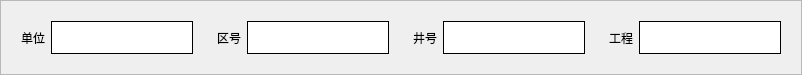
                <widget class="QFrame" name="frame_155">
                 <property name="maximumSize">
                  <size>
                   <width>16777215</width>
                   <height>75</height>
                  </size>
                 </property>
                 <property name="styleSheet">
                  <string notr="true">font: 12pt &quot;黑体&quot;;</string>
                 </property>
                 <property name="frameShape">
                  <enum>QFrame::StyledPanel</enum>
                 </property>
                 <property name="frameShadow">
                  <enum>QFrame::Raised</enum>
                 </property>
                 <layout class="QHBoxLayout" name="horizontalLayout_172">
                  <item>
                   <widget class="QFrame" name="frame_182">
                    <property name="styleSheet">
                     <string notr="true">border:0px</string>
                    </property>
                    <property name="frameShape">
                     <enum>QFrame::StyledPanel</enum>
                    </property>
                    <property name="frameShadow">
                     <enum>QFrame::Raised</enum>
                    </property>
                    <layout class="QHBoxLayout" name="horizontalLayout_166">
                     <item>
                      <widget class="QLabel" name="label_222">
                       <property name="text">
                        <string>单位</string>
                       </property>
                      </widget>
                     </item>
                     <item>
                      <widget class="QLineEdit" name="lineEdit_Project_inform1">
                       <property name="sizePolicy">
                        <sizepolicy hsizetype="Expanding" vsizetype="Expanding">
                         <horstretch>0</horstretch>
                         <verstretch>0</verstretch>
                        </sizepolicy>
                       </property>
                       <property name="font">
                        <font>
                         <family>宋体</family>
                         <pointsize>12</pointsize>
                         <weight>9</weight>
                         <italic>false</italic>
                         <bold>false</bold>
                        </font>
                       </property>
                       <property name="styleSheet">
                        <string notr="true">font: 75 12pt &quot;宋体&quot;;
border-bottom: 1px solid rgb(0,0,0);

border:1px inset;
background-color: rgb(255, 255, 255);</string>
                       </property>
                       <property name="text">
                        <string/>
                       </property>
                       <property name="readOnly">
                        <bool>true</bool>
                       </property>
                      </widget>
                     </item>
                    </layout>
                   </widget>
                  </item>
                  <item>
                   <widget class="QFrame" name="frame_183">
                    <property name="styleSheet">
                     <string notr="true">border:0px</string>
                    </property>
                    <property name="frameShape">
                     <enum>QFrame::StyledPanel</enum>
                    </property>
                    <property name="frameShadow">
                     <enum>QFrame::Raised</enum>
                    </property>
                    <layout class="QHBoxLayout" name="horizontalLayout_167">
                     <item>
                      <widget class="QLabel" name="label_223">
                       <property name="text">
                        <string>区号</string>
                       </property>
                      </widget>
                     </item>
                     <item>
                      <widget class="QLineEdit" name="lineEdit_Project_inform2">
                       <property name="sizePolicy">
                        <sizepolicy hsizetype="Expanding" vsizetype="Expanding">
                         <horstretch>0</horstretch>
                         <verstretch>0</verstretch>
                        </sizepolicy>
                       </property>
                       <property name="font">
                        <font>
                         <family>宋体</family>
                         <pointsize>12</pointsize>
                         <weight>9</weight>
                         <italic>false</italic>
                         <bold>false</bold>
                        </font>
                       </property>
                       <property name="styleSheet">
                        <string notr="true">font: 75 12pt &quot;宋体&quot;;
border-bottom: 1px solid rgb(0,0,0);

border:1px inset;
background-color: rgb(255, 255, 255);</string>
                       </property>
                       <property name="text">
                        <string/>
                       </property>
                       <property name="readOnly">
                        <bool>true</bool>
                       </property>
                      </widget>
                     </item>
                    </layout>
                   </widget>
                  </item>
                  <item>
                   <widget class="QFrame" name="frame_184">
                    <property name="styleSheet">
                     <string notr="true">border:0px</string>
                    </property>
                    <property name="frameShape">
                     <enum>QFrame::StyledPanel</enum>
                    </property>
                    <property name="frameShadow">
                     <enum>QFrame::Raised</enum>
                    </property>
                    <layout class="QHBoxLayout" name="horizontalLayout_170">
                     <item>
                      <widget class="QLabel" name="label_226">
                       <property name="text">
                        <string>井号</string>
                       </property>
                      </widget>
                     </item>
                     <item>
                      <widget class="QLineEdit" name="lineEdit_Project_inform3">
                       <property name="sizePolicy">
                        <sizepolicy hsizetype="Expanding" vsizetype="Expanding">
                         <horstretch>0</horstretch>
                         <verstretch>0</verstretch>
                        </sizepolicy>
                       </property>
                       <property name="font">
                        <font>
                         <family>宋体</family>
                         <pointsize>12</pointsize>
                         <weight>9</weight>
                         <italic>false</italic>
                         <bold>false</bold>
                        </font>
                       </property>
                       <property name="styleSheet">
                        <string notr="true">font: 75 12pt &quot;宋体&quot;;
border-bottom: 1px solid rgb(0,0,0);

border:1px inset;
background-color: rgb(255, 255, 255);</string>
                       </property>
                       <property name="text">
                        <string/>
                       </property>
                       <property name="readOnly">
                        <bool>true</bool>
                       </property>
                      </widget>
                     </item>
                    </layout>
                   </widget>
                  </item>
                  <item>
                   <widget class="QFrame" name="frame_187">
                    <property name="styleSheet">
                     <string notr="true">border:0px</string>
                    </property>
                    <property name="frameShape">
                     <enum>QFrame::StyledPanel</enum>
                    </property>
                    <property name="frameShadow">
                     <enum>QFrame::Raised</enum>
                    </property>
                    <layout class="QHBoxLayout" name="horizontalLayout_171">
                     <item>
                      <widget class="QLabel" name="label_227">
                       <property name="text">
                        <string>工程</string>
                       </property>
                      </widget>
                     </item>
                     <item>
                      <widget class="QLineEdit" name="lineEdit_Project_inform4">
                       <property name="sizePolicy">
                        <sizepolicy hsizetype="Expanding" vsizetype="Expanding">
                         <horstretch>0</horstretch>
                         <verstretch>0</verstretch>
                        </sizepolicy>
                       </property>
                       <property name="font">
                        <font>
                         <family>宋体</family>
                         <pointsize>12</pointsize>
                         <weight>9</weight>
                         <italic>false</italic>
                         <bold>false</bold>
                        </font>
                       </property>
                       <property name="styleSheet">
                        <string notr="true">font: 75 12pt &quot;宋体&quot;;
border-bottom: 1px solid rgb(0,0,0);

border:1px inset;
background-color: rgb(255, 255, 255);</string>
                       </property>
                       <property name="text">
                        <string/>
                       </property>
                       <property name="readOnly">
                        <bool>true</bool>
                       </property>
                      </widget>
                     </item>
                    </layout>
                   </widget>
                  </item>
                 </layout>
                </widget>
